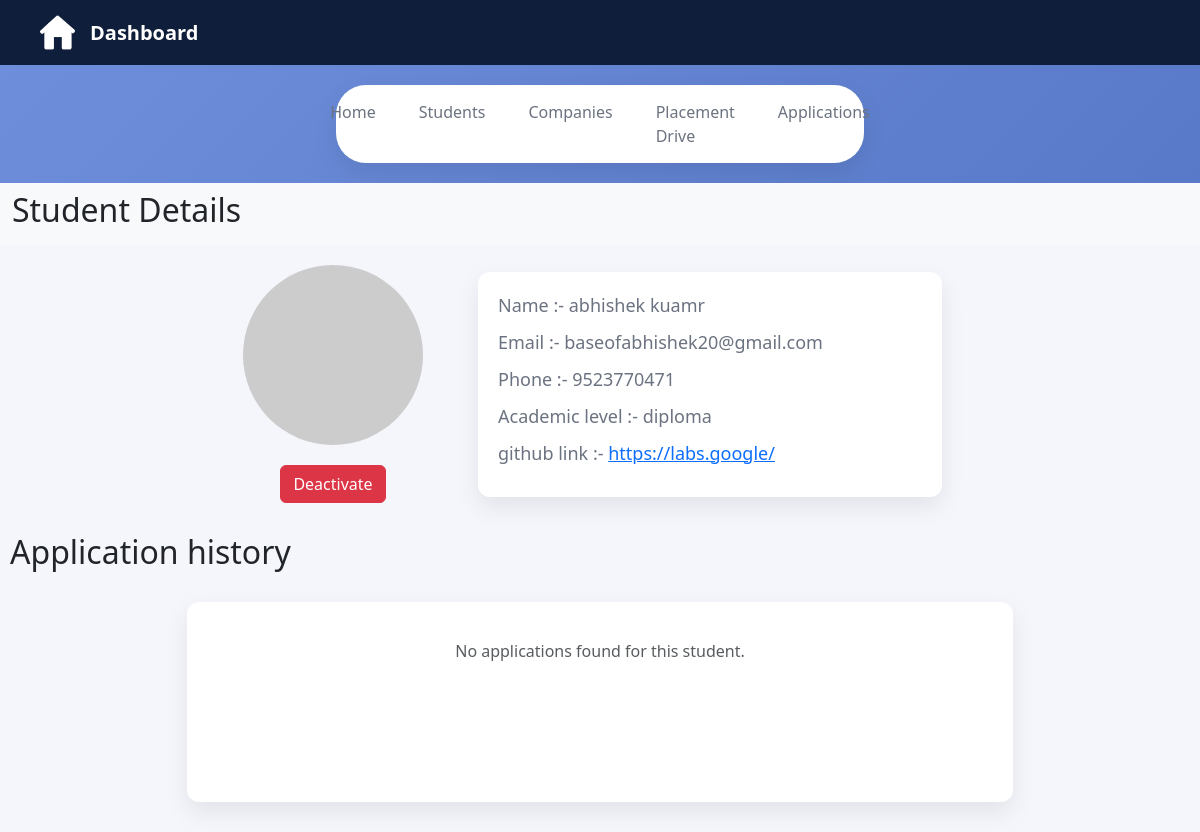
The app's page /admin-student-details/1 with its own data.
### application/model.py (models this page shows)
class Student(db.Model):
    __tablename__ = "student"
    id = db.Column(db.Integer , primary_key = True)
    user_id = db.Column(db.Integer ,db.ForeignKey('user.id'),nullable = False)
    name = db.Column(db.String(50) , nullable = False)
    academic_level = db.Column(db.String(100) , nullable = False)
    phone = db.Column(db.String(50) , nullable = False)
    resume = db.Column(db.LargeBinary , nullable = False)
    github_link = db.Column(db.String(300))
    student_applications = db.relationship('Applications',backref = "student" , cascade = "all, delete-orphan")

class User(db.Model):
    __tablename__ = "user"
    id = db.Column(db.Integer , primary_key = True)
    email = db.Column(db.String(100) ,nullable = False , unique = True)
    password = db.Column(db.String(150) , nullable = False)
    role = db.Column(db.String(20) , nullable = False)
    student = db.relationship('Student' , backref = 'user' , uselist = False , cascade = 'all, delete-orphan')
    company = db.relationship('Company' , backref = 'user' , uselist = False , cascade = 'all, delete-orphan')

### application/controllers.py (the view)
@app.route('/admin-student-details/<int:student_id>')
def admin_student_details(student_id):
    student = Student.query.get(student_id)
    applications = Applications.query.filter_by(student_id=student_id).all()
    return render_template("/admin/student-details.html", student=student, applications=applications)

### templates/admin/student-details.html (shortened to what this page needs)
<!DOCTYPE html>
<html lang="en">
<head>
    <link href="https://cdn.jsdelivr.net/npm/bootstrap@5.3.8/dist/css/bootstrap.min.css" rel="stylesheet">
    <link rel="stylesheet" href="{{ url_for('static', filename='css/admin.css') }}">
</head>
<body>
    <div class="dashboard-nav">
        <div class="nav-left">
            <img src="/static/images/home-logo.png" alt="home">
            <span>Dashboard</span>
        </div>
    </div>
    <div class="page-tabs">
        <a href="/admin-dashboard">Home</a>
        <a href="/admin-students">Students</a>
        <a href="/admin-companies">Companies</a>
        <a href="/admin-placement-drives">Placement Drive</a>
        <a href="/admin-applications">Applications</a>
    </div>
    <nav class="navbar bg-body-tertiary">
        <div class="container-fluid">
            <h2>Student Details</h2>
        </div>
    </nav>
    <div class="information">
        <div class="profile-logo">
            <img src="https://ui-avatars.com/api/?name={{ student.name }} &amp;background=4e6fbf&amp;color=ffffff"
                alt="Avatar" class="symbol rounded-circle symbol-logo" />
            <div class="actions">
                <a href="/admin-deactivated-students/{{ student.id }}" class="btn btn-danger">Deactivate</a>
            </div>
        </div>
        <div class="profile-info">
            <p>Name :- {{ student.name }}</p>
            <p>Email :- {{ student.user.email }}</p>
            <p>Phone :- {{ student.phone }}</p>
            <p>Academic level :- {{ student.academic_level }}</p>
            <p>github link :- <a href="{{ student.github_link }}" target="_blank">{{ student.github_link }}</a></p>
        </div>
    </div>
    <div class="student-history">
        <h2>Application history</h2>
        <div class="history-table">
            {% if applications %}
            {% for application in applications %}
            <table class="table table-hover">
                <thead>
                    <tr>
                        <th scope="col">application id</th>
                        <th scope="col">drive name</th>
                        <th scope="col">company</th>
                        <th scope="col">Date</th>
                        <th scope="col">Status</th>
                    </tr>
                </thead>
                <tbody>
                    <tr>
                        <th scope="row">{{ application.id }}</th>
                        <td>{{ application.placementdrive.name }}</td>
                        <td>{{ application.company.name }}</td>
                        <td>{{ application.application_date }}</td>
                        <td class="badge rounded-pill text-bg-info">{{ application.status }}</td>
                    </tr>
                </tbody>
            </table>
            {% endfor %}
            {% else %}
            <p class="text-center text-muted">No applications found for this student.</p>
            {% endif %}
        </div>
    </div>
</body>
</html>

### static/css/admin.css (style rules this page uses)
:root { --bg-gradient-start: #6f8fdc; --bg-gradient-end: #4e6fbf; --nav-bg: #0f1e3a; --nav-text: #ffffff; --nav-active: #3b82f6; --card-bg: #f4f6fb; --card-white: #ffffff; --card-border: #e5e9f2; --text-primary: #1f2937; --text-secondary: #6b7280; --shadow-soft: 0 10px 25px rgba(0, 0, 0, 0.08); }
* { margin: 0; padding: 0; box-sizing: border-box; font-family: "Segoe UI", sans-serif; }
body { background: linear-gradient(135deg, var(--bg-gradient-start), var(--bg-gradient-end)); min-height: 100vh; }
.dashboard-nav { background-color: var(--nav-bg); padding: 15px 40px; }
.nav-left { display: flex; align-items: center; gap: 15px; }
.nav-left img { width: 35px; height: 35px; }
.nav-left span { color: var(--nav-text); font-size: 20px; font-weight: 630; }
.page-tabs { background: var(--card-white); margin: 20px auto; width: 44%; border-radius: 30px; padding: 15px 30px; display: flex; justify-content: center; gap: 43px; box-shadow: var(--shadow-soft); }
.page-tabs a { text-decoration: none; color: var(--text-secondary); font-weight: 500; }
.symbol { width: 90px; height: 90px; background-color: var(--card-bg); border-radius: 12px; }
.text-center { margin-top: 17px; }
.information { width: 100%; height: auto; background-color: var(--card-bg); box-shadow: var(--shadow-soft); display: flex; justify-content: center; align-items: center; gap: 70px; padding: 20px; }
.profile-logo { width: 150px; height: auto; display: flex; flex-direction: column; justify-content: center; align-items: center; }
.symbol-logo { width: 180px; height: 180px; background-color: var(--card-bg); border-radius: 12px; }
.actions { display: flex; justify-content: center; gap: 20px; margin-top: 20px; }
.profile-info { background-color: var(--card-white); width: 40%; height: auto; border-radius: 12px; box-shadow: var(--shadow-soft); padding: 20px; }
.profile-info p { color: var(--text-secondary); margin-bottom: 10px; font-size: large; }
.student-history { background-color: var(--card-bg); height: auto; padding: 10px; }
.history-table { background-color: var(--card-white); box-shadow: var(--shadow-soft); width: 70%; margin: auto; margin-top: 30px; margin-bottom: 20px; border-radius: 12px; min-height: 200px; padding: 20px; }

### records on screen
Student: name "abhishek kuamr", phone "9523770471", academic_level "diploma", github_link "https://labs.google/"
User: user.email "baseofabhishek20@gmail.com"
